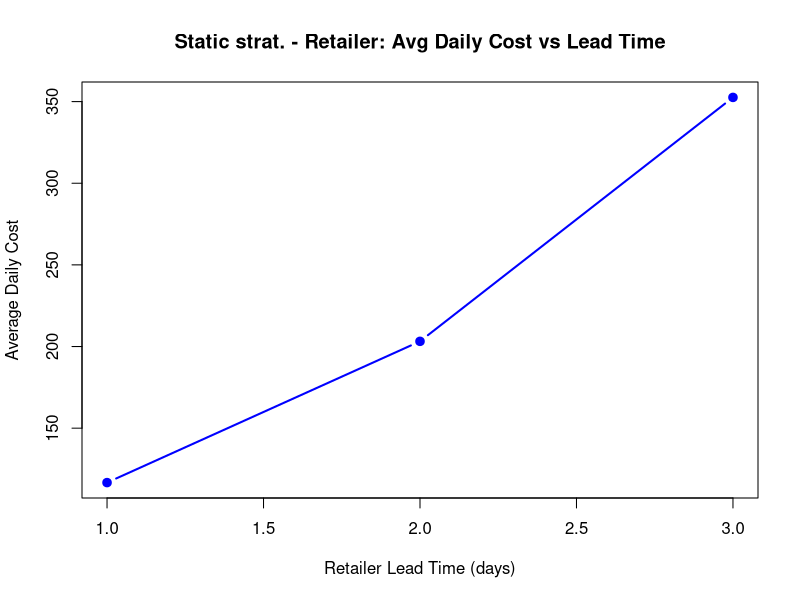
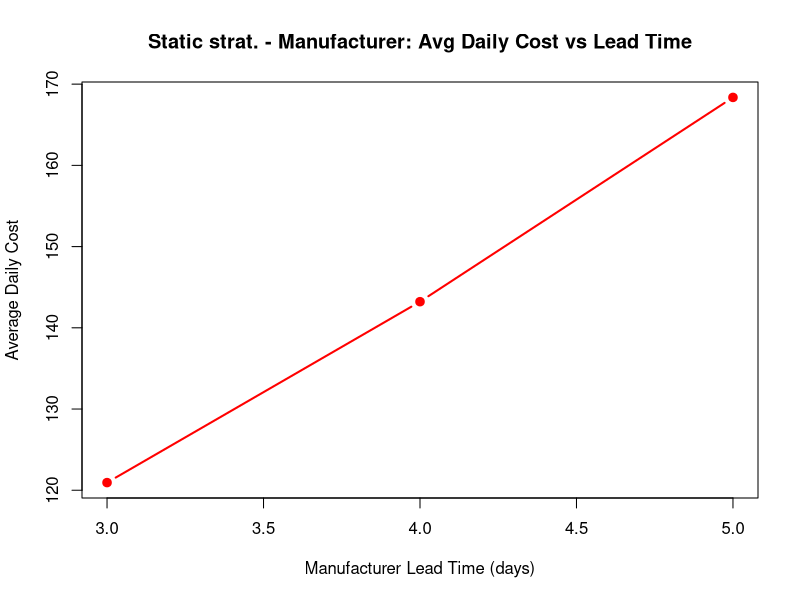
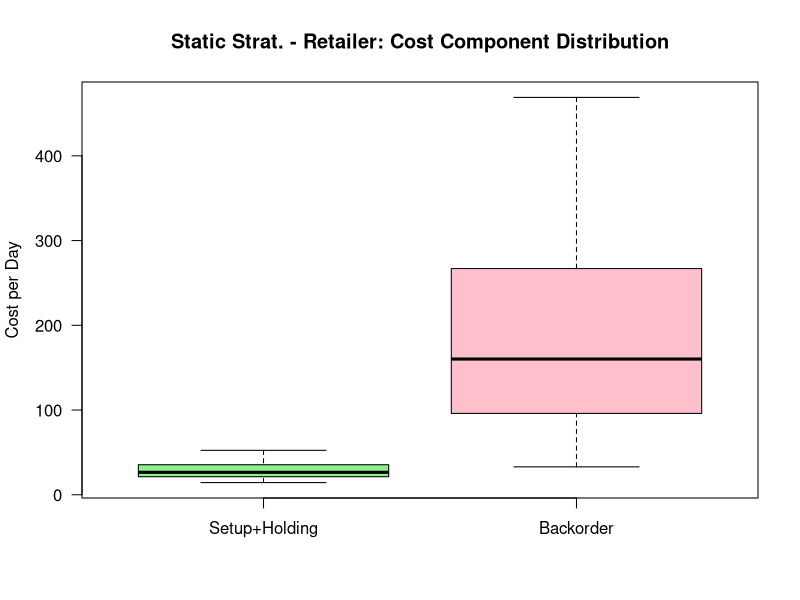
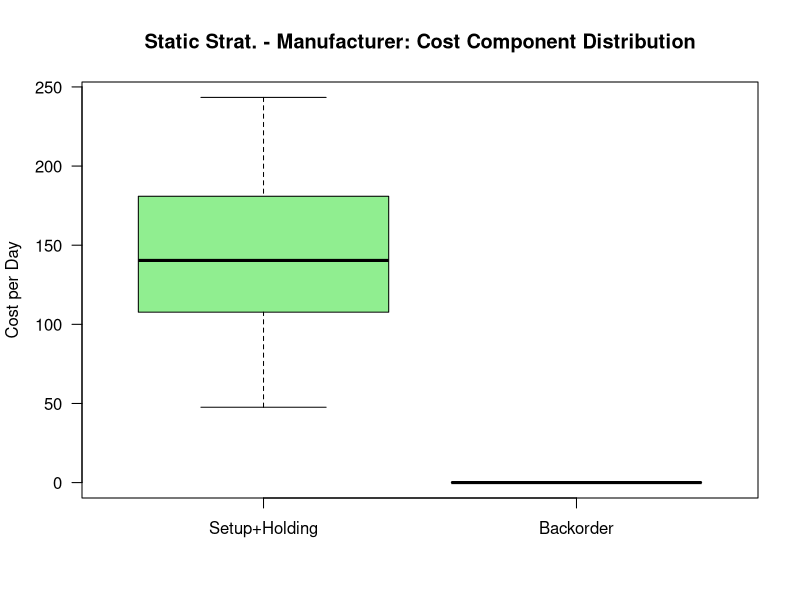
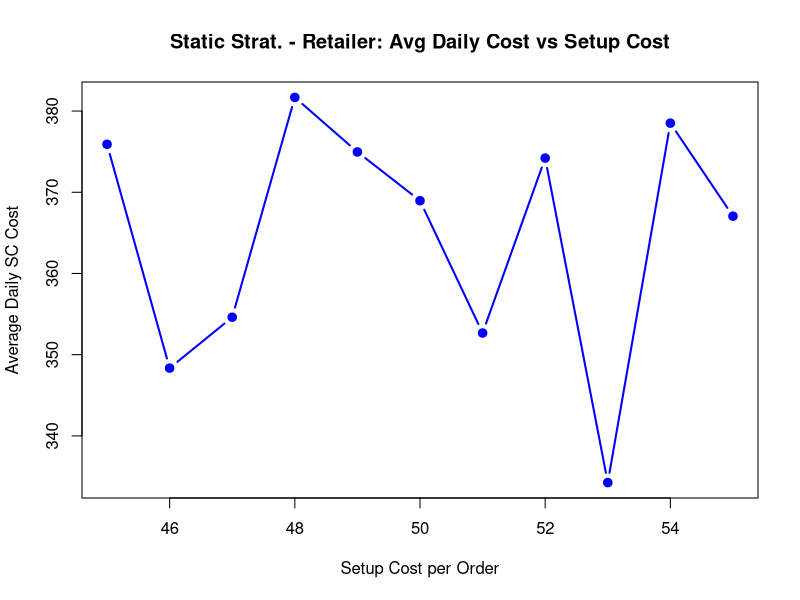
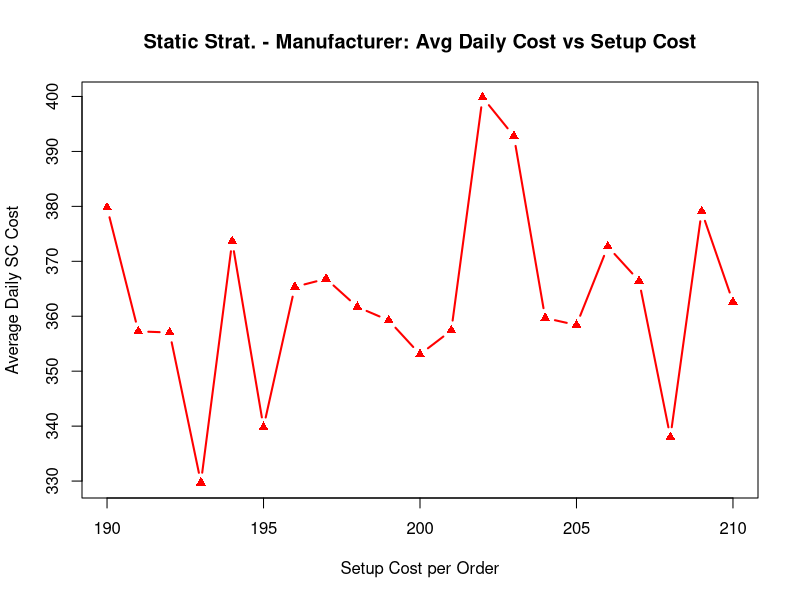
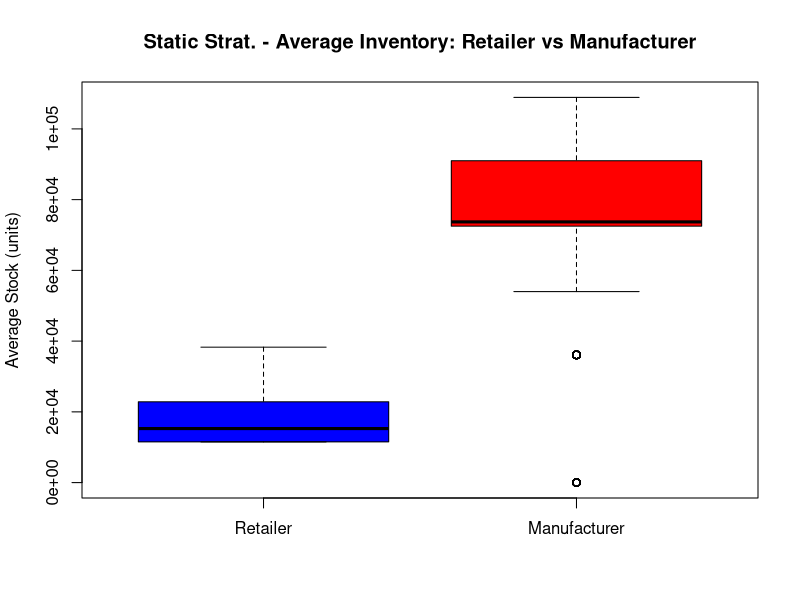
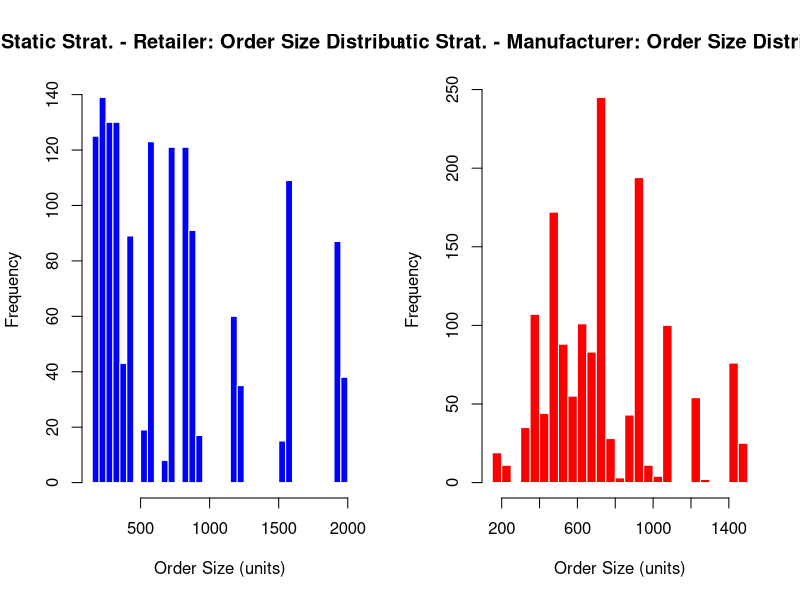

The R source for these figures, in order:
# STATIC UNCERTAINTY STRATEGY

rm(list = ls())         # Clear all objects from workspace: guarantees a clean environment.
graphics.off()          # Close any open plotting devices: avoids drawing over previous plots.

# -------------------------------------
# Experimental Grid parameters
# -------------------------------------
## --- Retailer ---
lead_time_retailer_vals <- 1:3                           # Vector of retailer inbound lead times (days) to test.
setup_retailer_vals     <- 45:55                         # Vector of retailer setup costs to test.
hold_retailer_vals      <- seq(0.1, 0.4, by = 0.1)       # Vector of retailer holding costs to test.
backorder_retailer_vals <- 2:5                           # Vector of retailer backorder penalty costs to test.

Experimental_grid_table_retailer <- expand.grid(         # Build the Cartesian product of retailer parameters.
  lead_time_retailer = lead_time_retailer_vals,          # Column: retailer lead time.
  setup_retailer     = setup_retailer_vals,              # Column: retailer setup.
  hold_retailer      = hold_retailer_vals,               # Column: retailer holding.
  backorder_retailer = backorder_retailer_vals,          # Column: retailer backorder.
  KEEP.OUT.ATTRS = FALSE, stringsAsFactors = FALSE       # Keep it tidy (no attributes; character not factors).
)

## --- Manufacturer ---
lead_time_manufacturer_vals <- 3:5                       # Vector of manufacturer inbound lead times (days) to test.
setup_manufacturer_vals     <- 190:210                   # Vector of manufacturer setup costs to test.
hold_manufacturer_vals      <- c(0.3, 0.5, 0.7)          # Vector of manufacturer holding costs to test.
backorder_manufacturer_vals <- 1:3                       # Vector of manufacturer backorder penalty costs to test.

Experimental_grid_table_manufacturer <- expand.grid(     # Build the Cartesian product of manufacturer parameters.
  lead_time_manufacturer = lead_time_manufacturer_vals,  # Column: manufacturer lead time.
  setup_manufacturer     = setup_manufacturer_vals,      # Column: manufacturer setup.
  hold_manufacturer      = hold_manufacturer_vals,       # Column: manufacturer holding.
  backorder_manufacturer = backorder_manufacturer_vals,  # Column: manufacturer backorder.
  KEEP.OUT.ATTRS = FALSE, stringsAsFactors = FALSE       # Keep it tidy.
)

# ============================================================
# Core static strategy (two-echelon) wrapped into functions
# ============================================================

set.seed(123)                        # Fix RNG seed so all scenarios see the same 365-day demand (fair comparison).
T_cost      <- 365                   # Performance window: number of days we accrue costs and evaluate KPIs.
demand_mean <- 100                   # Planning mean demand (used by DP proxy and lot-sizing).
demand_sd   <- 20                    # Planning demand standard deviation (used to generate realized demand).

demand_first365 <-                    # Realized retailer demand for the first 365 days (non-negative integers).
  pmax(round(rnorm(T_cost, mean = demand_mean, sd = demand_sd)), 0)

clamp <- function(x, lo, hi) {        # Utility: clip value x into closed interval [lo, hi].
  max(lo, min(hi, x))
}

# ------------------------------------------------------------
# Shortest-path dynamic program with "arrival-day semantics"
# DP nodes are days; an arc (i -> t) means: place at day i, arrives at i+L, covers days (i+L)..(t-1).
# Cost proxy uses holding on mean demand only to keep DP tractable and stationary.
# ------------------------------------------------------------
shortest_path_days <- function(T_len, setup, holding, lead_time, daily_mean) {
  cost <- rep(Inf, T_len + 1)        # DP value array for nodes 0..T_len (1-based index stores node t-1).
  cost[1] <- 0                       # Base: cost to reach node 0 is zero.
  pred <- rep(NA_integer_, T_len + 1)# To backtrack optimal predecessors.
  
  for (t in 2:(T_len + 1)) {         # For each sink node t (representing end of day t-1)…
    best <- Inf                      # Track best incoming arc cost.
    arg  <- NA_integer_              # Track best predecessor node index.
    for (i in 1:(t - 1)) {           # Consider all predecessors i < t.
      start <- i + lead_time         # Arrival day if we place at i.
      if (start >= t) next           # Must cover at least one day: if arrival is after/equal to t, skip.
      n_days <- t - start            # Number of covered days (from start to t-1 inclusive).
      
      # Holding-cost proxy: mean inventory carried for 1..n_days days.
      # Sum of 1..n = n(n+1)/2; multiply by daily_mean and holding cost/unit/day.
      h_cost <- holding * daily_mean * (n_days * (n_days + 1) / 2)
      
      v <- cost[i] + setup + h_cost  # Total cost reaching node t via node i and arc (i -> t).
      if (v < best) {                # Keep the best incoming arc.
        best <- v
        arg  <- i
      }
    }
    cost[t] <- best                  # Store optimal cost to reach node t.
    pred[t] <- arg                   # Store predecessor that achieves it.
  }
  
  # Backtrack optimal order placements: follow predecessors from terminal node.
  order_days <- c()                  # Will store placement (order) days (before adding lead time).
  cur <- T_len + 1                   # Start from terminal node (end of horizon).
  while (!is.na(pred[cur])) {        # Walk back until we hit the origin (NA).
    order_days <- c(pred[cur], order_days)  # Prepend predecessor day.
    cur <- pred[cur]                 # Move to predecessor.
  }
  repl_days <- order_days + lead_time # Convert placement days to ARRIVAL days (shift by lead time).
  
  list(repl_days = repl_days)        # Return only arrival schedule (quantities planned elsewhere).
}

# ------------------------------------------------------------
# Static lot sizing with exact mass balance up to T_cost
# Each cycle k gets Q_k = mean * (#days in cycle within the first 365 days).
# The last lot is adjusted so total lots == 365 * mean (mass-balance).
# ------------------------------------------------------------
plan_quantities_static <- function(repl_days, T_cost, daily_mean) {
  K <- length(repl_days)             # Number of arrivals/cycles.
  q <- numeric(K)                    # Lot sizes to be received at each arrival.
  n_days_vec <- integer(K)           # Cycle lengths (in days) within the cost window.
  
  for (k in seq_len(K)) {            # For each cycle…
    start <- repl_days[k]            # Cycle starts at its arrival day.
    end   <- if (k < K) min(repl_days[k + 1] - 1, T_cost) else T_cost  # End at day before next arrival or 365.
    n_days <- max(0, end - start + 1)# Cycle length (0 if arrival after T_cost).
    n_days_vec[k] <- n_days          # Save cycle length.
    q[k] <- n_days * daily_mean      # Fixed lot equals expected demand over the cycle (no safety).
  }
  
  target_total <- T_cost * daily_mean # Expected demand over 365 days.
  delta <- target_total - sum(q)      # Correction to match target total exactly.
  if (K >= 1) q[K] <- max(0, q[K] + delta)  # Adjust the last lot (non-negative clamp).
  
  list(q = q, n_days = n_days_vec)    # Return lots and cycle lengths.
}

# ------------------------------------------------------------
# Inventory simulation (single echelon)
# - demand length may be 365 + L to allow last arrivals to land (tail zeros).
# - costs accrue only for t <= T_cost.
# - repl_days are ARRIVAL days; placement is logged at (arrival - lead_time).
# ------------------------------------------------------------
simulate_inventory <- function(demand, repl_days, quantities,
                               setup_cost, holding_cost, backorder_cost, lead_time,
                               T_cost, initial_inventory = 150) {
  n_full <- length(demand)           # Simulation horizon length (365 + echelon lead time).
  inv <- numeric(n_full)             # End-of-day on-hand inventory time series.
  orders <- numeric(n_full)          # Placement time series (for upstream demand).
  stock <- initial_inventory         # On-hand inventory at start.
  backorder <- 0                     # Unmet demand carried over to next day.
  r <- 1                             # Index of next planned arrival in repl_days.
  c_setup <- 0; c_hold <- 0; c_back <- 0  # Cost accumulators.
  
  for (t in 1:n_full) {              # Simulate day by day.
    if (r <= length(repl_days) && t == repl_days[r]) {  # If a lot arrives today…
      qty <- quantities[r]           # Fixed planned quantity for this cycle.
      if (qty > 0) {                 # Ignore zero quantities.
        stock <- stock + qty         # Receive into on-hand stock.
        if (t <= T_cost) c_setup <- c_setup + setup_cost   # Count setup if arrival inside cost window.
        place_day <- clamp(repl_days[r] - lead_time, 1, n_full)  # Placement day = arrival - lead time (clamped).
        orders[place_day] <- orders[place_day] + qty      # Log the placement amount.
      }
      r <- r + 1                     # Move to next arrival.
    }
    
    need <- demand[t] + backorder    # Today's demand plus any backlog must be satisfied.
    ship <- min(need, stock)         # Ship as much as possible (limited by stock).
    stock <- stock - ship            # Reduce stock by shipped amount.
    backorder <- need - ship         # Any unmet demand becomes backlog.
    
    inv[t] <- stock                  # Record end-of-day inventory.
    
    if (t <= T_cost) {               # Accrue costs only within the 365-day window.
      c_hold <- c_hold + stock * holding_cost
      c_back <- c_back + backorder * backorder_cost
    }
  }
  
  list(                               # Return trajectory and KPI totals.
    inventory = inv,
    orders = orders,
    setup_cost = c_setup,
    holding_cost = c_hold,
    backorder_cost = c_back,
    total_cost = c_setup + c_hold + c_back,
    avg_cost = (c_setup + c_hold + c_back) / T_cost
  )
}

# ------------------------------------------------------------
# Scenario runner: executes the full two-echelon simulation for one row of parameters
# ------------------------------------------------------------
run_scenario <- function(params) {
  # --- Unpack scenario parameters from a one-row data.frame/list ---
  Lr <- params$lead_time_retailer
  Sr <- params$setup_retailer
  Hr <- params$hold_retailer
  Br <- params$backorder_retailer
  Lm <- params$lead_time_manufacturer
  Sm <- params$setup_manufacturer
  Hm <- params$hold_manufacturer
  Bm <- params$backorder_manufacturer
  
  # --- Echelon-specific horizons (allow last arrivals to land) ---
  T_full_retailer     <- T_cost + Lr         # Retailer horizon = 365 + Lr.
  T_full_manufacturer <- T_cost + Lm         # Manufacturer horizon = 365 + Lm.
  
  # --- Build demand vector for retailer (365 realized + Lr tail zeros) ---
  demand_vec <- c(demand_first365, rep(0, Lr))
  
  # --- RETAILER planning: arrival days via DP, lot sizing, and simulation ---
  retailer_days <- shortest_path_days(       # Compute optimal arrival schedule for retailer.
    T_len      = T_full_retailer,
    setup      = Sr,
    holding    = Hr,
    lead_time  = Lr,
    daily_mean = demand_mean
  )
  retailer_plan <- plan_quantities_static(   # Fixed lots for each cycle (mass-balanced to 365*mean).
    repl_days  = retailer_days$repl_days,
    T_cost     = T_cost,
    daily_mean = demand_mean
  )
  retailer_initial <- 150                    # Initial on-hand inventory (consistent baseline).
  retailer_sim <- simulate_inventory(        # Simulate retailer inventory & costs.
    demand         = demand_vec,
    repl_days      = retailer_days$repl_days,
    quantities     = retailer_plan$q,
    setup_cost     = Sr,
    holding_cost   = Hr,
    backorder_cost = Br,
    lead_time      = Lr,
    T_cost         = T_cost,
    initial_inventory = retailer_initial
  )
  
  # --- Manufacturer demand is retailer placements that occur within 365 days ---
  manufacturer_demand <- numeric(T_full_manufacturer)          # Initialize manufacturer demand timeline.
  retailer_place_days <- pmax(1, retailer_days$repl_days - Lr) # Placement = arrival - Lr (clamped to ≥ 1).
  for (k in seq_along(retailer_place_days)) {                  # Map each retailer placement…
    place_day <- retailer_place_days[k]
    if (place_day <= T_cost) {                                 # Only placements in the 365-day window count.
      manufacturer_demand[place_day] <-                       # Add a spike equal to the corresponding lot.
        manufacturer_demand[place_day] + retailer_plan$q[k]
    }
  }
  
  # --- Manufacturer planning: arrival days via DP using a mean proxy over its demand timeline ---
  manu_days <- shortest_path_days(
    T_len      = T_full_manufacturer,
    setup      = Sm,
    holding    = Hm,
    lead_time  = Lm,
    daily_mean = if (sum(manufacturer_demand) > 0)
      mean(manufacturer_demand[1:T_cost]) else 0
  )
  
  # --- Manufacturer lots: sum deterministic spikes inside each cycle (only up to day 365) ---
  manu_q <- numeric(length(manu_days$repl_days))               # Allocate lot vector.
  for (k in seq_along(manu_days$repl_days)) {
    start <- manu_days$repl_days[k]                            # Cycle start (arrival day).
    end   <- if (k < length(manu_days$repl_days))              # Cycle end (day before next arrival)…
      manu_days$repl_days[k + 1] - 1 else T_full_manufacturer
    start_c <- max(start, 1)                                   # Clamp lower bound inside horizon.
    end_c   <- min(end, T_cost)                                # Count demand only inside 365-day window.
    manu_q[k] <- if (start_c <= end_c)                         # Sum spikes in the cycle window.
      sum(manufacturer_demand[start_c:end_c]) else 0
  }
  
  # --- Manufacturer initial stock: cover potential demand inside its own lead time (avoid day-1 backlog) ---
  manufacturer_initial <- max(150,                              # Baseline initial inventory.
                              sum(manufacturer_demand[1:min(T_cost, Lm)]))
  
  # --- Simulate manufacturer echelon ---
  manufacturer_sim <- simulate_inventory(
    demand         = manufacturer_demand,
    repl_days      = manu_days$repl_days,
    quantities     = manu_q,
    setup_cost     = Sm,
    holding_cost   = Hm,
    backorder_cost = Bm,
    lead_time      = Lm,
    T_cost         = T_cost,
    initial_inventory = manufacturer_initial
  )
  
  # --- Collect KPIs for this scenario in a single-row data.frame ---
  data.frame(
    lead_time_retailer = Lr,
    setup_retailer     = Sr,
    hold_retailer      = Hr,
    backorder_retailer = Br,
    lead_time_manufacturer = Lm,
    setup_manufacturer     = Sm,
    hold_manufacturer      = Hm,
    backorder_manufacturer = Bm,
    retailer_setups     = retailer_sim$setup_cost,
    retailer_holding    = retailer_sim$holding_cost,
    retailer_backorder  = retailer_sim$backorder_cost,
    retailer_total      = retailer_sim$total_cost,
    retailer_avg_daily  = retailer_sim$avg_cost,
    manufacturer_setups    = manufacturer_sim$setup_cost,
    manufacturer_holding   = manufacturer_sim$holding_cost,
    manufacturer_backorder = manufacturer_sim$backorder_cost,
    manufacturer_total     = manufacturer_sim$total_cost,
    manufacturer_avg_daily = manufacturer_sim$avg_cost,
    sc_total           = retailer_sim$total_cost + manufacturer_sim$total_cost,  # System total.
    sc_avg_daily       = retailer_sim$avg_cost + manufacturer_sim$avg_cost,      # System daily avg.
    retailer_cycles    = length(retailer_days$repl_days),                        # Number of retailer cycles.
    manufacturer_cycles= length(manu_days$repl_days),                            # Number of manufacturer cycles.
    stringsAsFactors = FALSE
  )
}

# ------------------------------------------------------------
# Build the combined grid and evaluate all/some scenarios
# ------------------------------------------------------------
Grid_full <- merge(Experimental_grid_table_retailer,   # Merge (Cartesian product) retailer × manufacturer grids.
                   Experimental_grid_table_manufacturer,
                   by = NULL)

cat("Full Cartesian grid size:", nrow(Grid_full), "scenarios\n")  # Informative print of grid size.

MAX_SCEN <- 1500                         # Runtime guardrail: set to Inf to run all; otherwise sample this many.
if (!is.infinite(MAX_SCEN) && nrow(Grid_full) > MAX_SCEN) {
  set.seed(123)                          # Seed for reproducible sampling of scenarios.
  pick <- sample.int(nrow(Grid_full), MAX_SCEN)  # Randomly choose scenario indices.
  Grid_eval <- Grid_full[pick, , drop = FALSE]   # Subset grid to sampled scenarios.
  cat("Sampling", nrow(Grid_eval),
      "scenarios for evaluation (set MAX_SCEN <- Inf to run all)\n")
} else {
  Grid_eval <- Grid_full                 # Evaluate the full grid when MAX_SCEN is Inf or grid is small.
}

# Evaluate scenarios with a simple text progress bar
n_scen <- nrow(Grid_eval)                # Number of scenarios to evaluate.
pb <- txtProgressBar(min = 0, max = n_scen, style = 3)  # Create progress bar.
Results_list <- vector("list", n_scen)   # Preallocate list to collect per-scenario results.

for (i in seq_len(n_scen)) {             # Loop over all selected scenarios.
  Results_list[[i]] <- run_scenario(Grid_eval[i, ])  # Run the two-echelon simulation.
  if (i %% 5 == 0 || i == n_scen) setTxtProgressBar(pb, i)  # Update progress every 5 scenarios or at end.
}
close(pb)                                # Close the progress bar.

Results <- do.call(rbind, Results_list)  # Row-bind all per-scenario data.frames into one results table.

# Sort results by system total cost (ascending) and show top 10
Results_sorted <- Results[order(Results$sc_total), ]  # Order scenarios by best (lowest) total system cost.
cat("\n===== TOP 10 SCENARIOS (by Total Supply Chain Cost over 365 days) =====\n")
print(head(Results_sorted, 10), row.names = FALSE)    # Print the 10 best scenarios.

# Persist full results to CSV (for later analysis/reporting)
outfile <- "experimental_grid_results.csv"            # Output file name.
write.csv(Results, outfile, row.names = FALSE)        # Save every evaluated scenario.
cat("\nSaved full results to:", normalizePath(outfile), "\n")  # Confirm path to saved file.

#--------------------------------------------
#--------------------------------------------
# ANALYZED PLOTS
#--------------------------------------------
#--------------------------------------------

# ------------------------------------------------------------
# Retailer: Average Daily Cost vs Lead Time
# ------------------------------------------------------------
avg_daily_retailer <- tapply(Results$retailer_avg_daily, Results$lead_time_retailer, mean)

plot(as.numeric(names(avg_daily_retailer)), avg_daily_retailer, type = "b", lwd = 2, pch = 19, col = "blue",
     xlab = "Retailer Lead Time (days)",
     ylab = "Average Daily Cost",
     main = "Static strat. - Retailer: Avg Daily Cost vs Lead Time",
     ylim = range(avg_daily_retailer))

# ------------------------------------------------------------
# Manufacturer: Average Daily Cost vs Lead Time
# ------------------------------------------------------------
avg_daily_manufacturer <- tapply(Results$manufacturer_avg_daily, Results$lead_time_manufacturer, mean)

plot(as.numeric(names(avg_daily_manufacturer)), avg_daily_manufacturer, type = "b", lwd = 2, pch = 19, col = "red",
     xlab = "Manufacturer Lead Time (days)",
     ylab = "Average Daily Cost",
     main = "Static strat. - Manufacturer: Avg Daily Cost vs Lead Time",
     ylim = range(avg_daily_manufacturer))

# ------------------------------------------------------------
# Retailer: Cost Components Distribution
# ------------------------------------------------------------
T_perf <- 365

setup_cost_retailer   <- Results$retailer_setups
holding_cost_retailer <- Results$retailer_holding
backorder_cost_retailer <- Results$retailer_backorder

# Per day costs
cost_SH_r <- (setup_cost_retailer + holding_cost_retailer) / T_perf
cost_BO_r <- backorder_cost_retailer / T_perf

boxplot(list(`Setup+Holding` = cost_SH_r,
             Backorder       = cost_BO_r),
        main = "Static Strat. - Retailer: Cost Component Distribution",
        ylab = "Cost per Day",
        col  = c("lightgreen","pink"),
        las  = 1)

# ------------------------------------------------------------
# Manufacturer: Cost Components per Day (Boxplots)
# ------------------------------------------------------------
T_perf <- 365

# Manufacturer costs per day
cost_SH_m <- (Results$manufacturer_setups + Results$manufacturer_holding) / T_perf
cost_BO_m <- Results$manufacturer_backorder / T_perf

# Boxplot
boxplot(list(`Setup+Holding` = cost_SH_m,
             Backorder       = cost_BO_m),
        main = "Static Strat. - Manufacturer: Cost Component Distribution",
        ylab = "Cost per Day",
        col  = c("lightgreen","pink"),
        las  = 1)

# ------------------------------------------------------------
# Retailer: Avg Daily SC Cost vs Setup Cost
# ------------------------------------------------------------
avg_daily_by_Sr <- tapply(Results$sc_avg_daily, Results$setup_retailer, mean)

plot(as.numeric(names(avg_daily_by_Sr)), avg_daily_by_Sr, type = "b", lwd = 2, pch = 19, col = "blue",
     xlab = "Setup Cost per Order",
     ylab = "Average Daily SC Cost",
     main = "Static Strat. - Retailer: Avg Daily Cost vs Setup Cost")

# ------------------------------------------------------------
# Manufacturer: Avg Daily SC Cost vs Setup Cost
# ------------------------------------------------------------
avg_daily_by_Sm <- tapply(Results$sc_avg_daily, Results$setup_manufacturer, mean)

plot(as.numeric(names(avg_daily_by_Sm)), avg_daily_by_Sm, type = "b", lwd = 2, pch = 17, col = "red",
     xlab = "Setup Cost per Order",
     ylab = "Average Daily SC Cost",
     main = "Static Strat. - Manufacturer: Avg Daily Cost vs Setup Cost")

# ------------------------------------------------------------
# Average Inventory Comparison: Retailer vs Manufacturer
# ------------------------------------------------------------

# Compute average inventory over 365 days for each scenario
avg_inv_retailer    <- Results$retailer_holding / Results$hold_retailer   # reverse-engineer average stock
avg_inv_manufacturer <- Results$manufacturer_holding / Results$hold_manufacturer

# Combine into a data.frame for plotting
avg_inv_df <- data.frame(
  Retailer = avg_inv_retailer,
  Manufacturer = avg_inv_manufacturer
)

# Side-by-side boxplot
boxplot(avg_inv_df,
        main = "Static Strat. - Average Inventory: Retailer vs Manufacturer",
        ylab = "Average Stock (units)",
        col = c("blue", "red"))

# ------------------------------------------------------------
# Average order size
# ------------------------------------------------------------

# Approximate average order sizes per scenario
retailer_order_sizes    <- Results$retailer_total / Results$retailer_cycles
manufacturer_order_sizes <- Results$manufacturer_total / Results$manufacturer_cycles

# Plot histograms side by side
par(mfrow = c(1, 2))

hist(retailer_order_sizes,
     breaks = 30, col = "blue", border = "white",
     main = "Static Strat. - Retailer: Order Size Distribution",
     xlab = "Order Size (units)", ylab = "Frequency")

hist(manufacturer_order_sizes,
     breaks = 30, col = "red", border = "white",
     main = "Static Strat. - Manufacturer: Order Size Distribution",
     xlab = "Order Size (units)", ylab = "Frequency")

par(mfrow = c(1, 1))

# ------------------------------------------------------------
# Aggregated Average Backorder Costs (per day)
# ------------------------------------------------------------
T_perf <- 365

# --- Retailer aggregated value ---
avg_backorder_retailer <- mean(Results$retailer_backorder / T_perf, na.rm = TRUE)

# --- Manufacturer aggregated value ---
avg_backorder_manufacturer <- mean(Results$manufacturer_backorder / T_perf, na.rm = TRUE)

# --- Plot separately ---
par(mfrow = c(1, 2))

barplot(avg_backorder_retailer,
        names.arg = "Retailer",
        col = "blue",
        main = "Static Strat. - Retailer: Avg Backorder Costs Throughout All Scenarios",
        ylab = "Avg Backorder Cost per Day",
        ylim = c(0, max(avg_backorder_retailer, avg_backorder_manufacturer) * 1.2))

barplot(avg_backorder_manufacturer,
        names.arg = "Manufacturer",
        col = "red",
        main = "Static Strat. - Retailer: Avg Backorder Costs Throughout All Scenarios",
        ylab = "Avg Backorder Cost per Day",
        ylim = c(0, max(avg_backorder_retailer, avg_backorder_manufacturer) * 1.2))

par(mfrow = c(1, 1))  # reset layout

# ------------------------------------------------------------
# Line Plot: Average Backorders vs Lead Time
# ------------------------------------------------------------

# --- Retailer ---
avg_backorder_retailer <- aggregate(retailer_backorder / T_cost ~ lead_time_retailer,
                                    data = Results, mean)

plot(avg_backorder_retailer$lead_time_retailer,
     avg_backorder_retailer$`retailer_backorder/T_cost`,
     type = "b", pch = 19, col = "blue", lwd = 2,
     xlab = "Lead Time (days)",
     ylab = "Average Backorders per Day",
     main = "Static Strat. - Retailer: Avg Backorders vs Lead Time")
grid(nx = NA, ny = NULL)

# --- Manufacturer ---
avg_backorder_manufacturer <- aggregate(manufacturer_backorder / T_cost ~ lead_time_manufacturer,
                                        data = Results, mean)

plot(avg_backorder_manufacturer$lead_time_manufacturer,
     avg_backorder_manufacturer$`manufacturer_backorder/T_cost`,
     type = "b", pch = 17, col = "red", lwd = 2,
     xlab = "Lead Time (days)",
     ylab = "Average Backorders per Day",
     main = "Static Strat. - Manufacturer: Avg Backorders vs Lead Time")
grid(nx = NA, ny = NULL)

# -------------------------------
# Total costs over 1 year (365 days)
# -------------------------------

days_year <- 365

# Average daily cost = mean of scenario averages
avg_daily_cost_retailer     <- mean(Results$retailer_avg_daily, na.rm = TRUE)
avg_daily_cost_manufacturer <- mean(Results$manufacturer_avg_daily, na.rm = TRUE)

# Scale to 365 days
total_year_retailer      <- avg_daily_cost_retailer * days_year
total_year_manufacturer  <- avg_daily_cost_manufacturer * days_year
total_year_supply_chain  <- total_year_retailer + total_year_manufacturer

# Print nicely
cat("Retailer Cost over 1 year:", round(total_year_retailer, 2), "\n")
cat("Manufacturer Cost over 1 year:", round(total_year_manufacturer, 2), "\n")
cat("Supply Chain Cost over 1 year:", round(total_year_supply_chain, 2), "\n")

